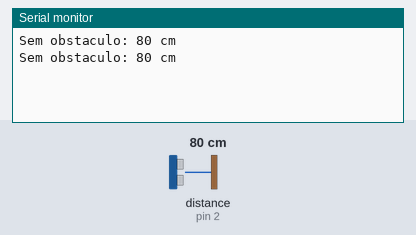
A sketch run on a simulated Arduino Uno, built with avr-gcc and run on an emulated ATmega328P. On the bench: the last lines printed to the serial monitor. Wiring (inferred from the names in the program): ultrasonic range finder: trigger pin 3; echo pin 2. Inputs (shaded band) come from the test bench; at power-on: distance to the obstacle (sensor on pin 2) 80 cm. The echo pulse lasts 58.3 µs per cm.

Above: at 1.8 s.
1.9 s: distance to the obstacle (sensor on pin 2) set to 2 cm
At 2.8 s:
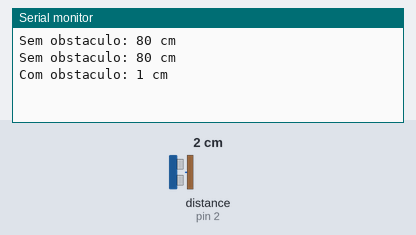
4.5 s: distance to the obstacle (sensor on pin 2) set to 4 cm
At 5.8 s:
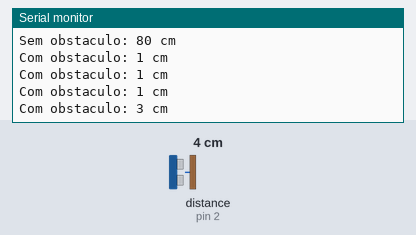
6.0 s: distance to the obstacle (sensor on pin 2) set to 250 cm
At 6.5 s:
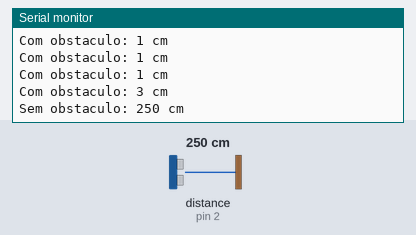

The sketch:

Sensor_de_distancia.ino
```cpp
const int ECHO = 2;
const int TRIG = 3;

int distanciaObstaculo = 20;

void setup() {
  Serial.begin(9600);
  pinMode(TRIG, OUTPUT);
  pinMode(ECHO, INPUT);
}

void loop() {
  int distancia = medirDistancia(TRIG, ECHO);
  if(distancia <= distanciaObstaculo){
    Serial.print("Com obstaculo: ");
    Serial.print(distancia);
    Serial.println(" cm");
    }
   else{
    Serial.print("Sem obstaculo: ");
    Serial.print(distancia);
    Serial.println(" cm");
    }
    delay(1000);
}

int medirDistancia(int TRIG, int ECHO){
  digitalWrite(TRIG, LOW);
  delayMicroseconds(2);
  digitalWrite(TRIG, HIGH);
  delayMicroseconds(10);
  digitalWrite(TRIG, LOW);

  return pulseIn(ECHO, HIGH)/58;
  }
```

Measured:
- after the input at 1.9 s, the serial monitor: prints a new line after 0.11 s (image 1)
- after the input at 4.5 s, the serial monitor: prints a new line after 0.51 s (image 2)
- after the input at 6.0 s, the serial monitor: prints a new line at once (image 3)
